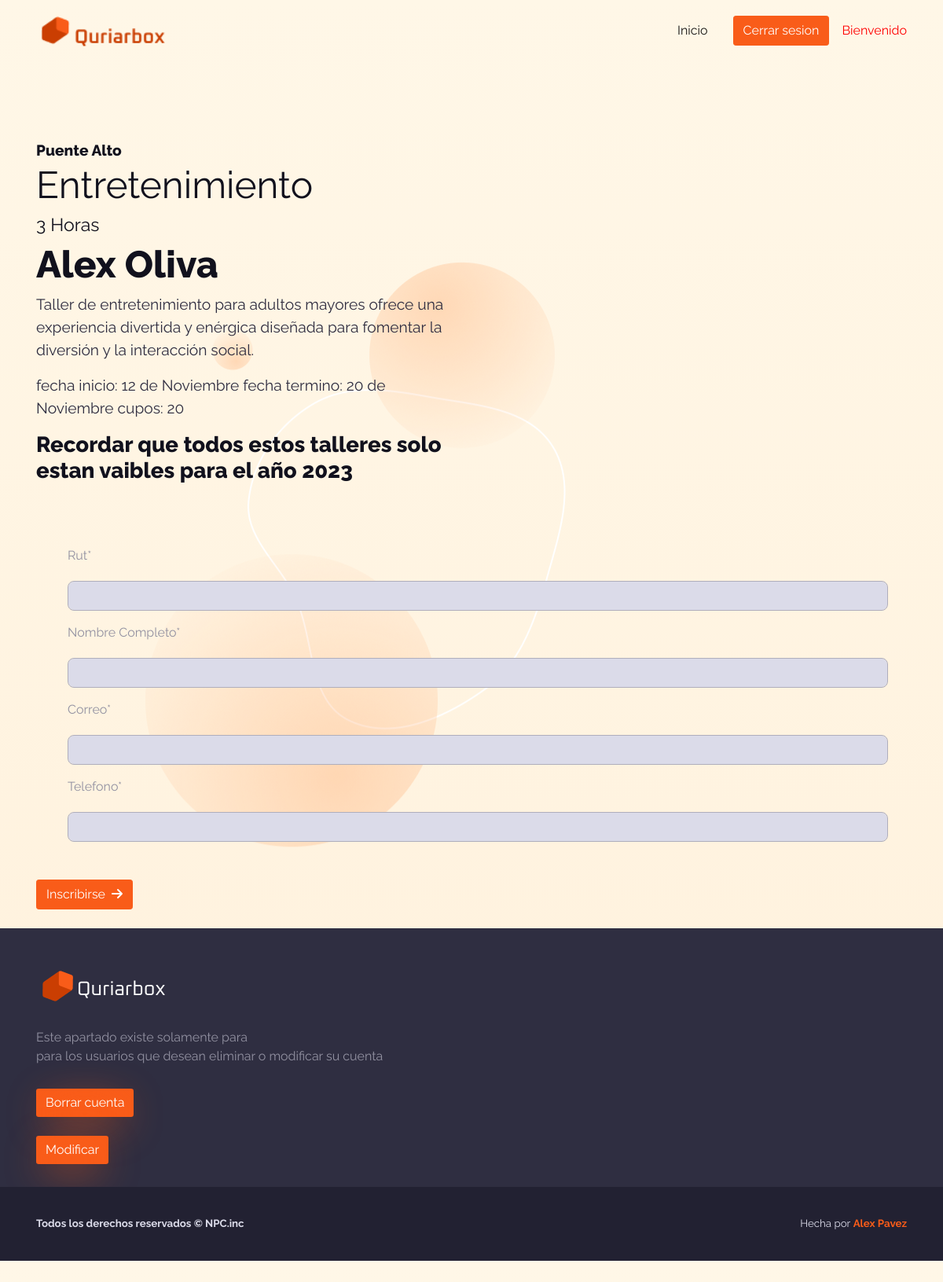
Screenshot of /postulacion/2/ (signed in) with the database file from the repository.
### core/models.py (models this page shows, shortened)
class Taller(models.Model):
    nombre = models.CharField(max_length=50)
    horas = models.IntegerField()
    sala = models.ForeignKey(Sala, on_delete=models.CASCADE)
    descripcion = models.CharField(max_length=500)
    instructor = models.ForeignKey(Instructor, on_delete=models.CASCADE)
    municipalidad = models.ForeignKey(Municipalidad, on_delete=models.CASCADE)
    inscripcion = models.ForeignKey(Inscripcion, on_delete=models.CASCADE)

class Municipalidad(models.Model):
    nombre = models.CharField(max_length=50)
    direccion = models.CharField(max_length=50)
    telefono = models.IntegerField()
    url = models.CharField(max_length=500)
    def __str__(self):
        return self.nombre

class Instructor(models.Model):
    rut = models.CharField(max_length=9)
    nombre_apellido = models.CharField(max_length=80)
    edad = models.IntegerField()
    correo = models.CharField(max_length=50)
    telefono = models.IntegerField()
    fecha_ins = models.CharField(max_length=50)
    def __str__(self):
        return self.nombre_apellido

class Inscripcion(models.Model):
    fecha_inicio = models.CharField(max_length=50)
    fecha_termino = models.CharField(max_length=50)
    cupos = models.IntegerField()
    def __str__(self):
         return str(f'fecha inicio: {self.fecha_inicio} fecha termino: {self.fecha_termino} cupos: {self.cupos}')

### core/views.py (the view, shortened to what this page needs)
# urls.py: path('postulacion/<id>/', postular, name="postular"),
@login_required
def postular(request, id):
    taller = Taller.objects.get(id=id)
    data = {
        'taller': taller,
        'form' : InsForm(),
    }
    return render(request, 'core/postulacion.html', data)

### core/forms.py
class InsForm(forms.Form):
    rut= forms.CharField(label='Rut', max_length=9, widget=forms.TextInput(attrs={'class': 'form-control'}))
    nombre= forms.CharField(label='Nombre Completo', min_length=0, max_length=100, widget=forms.TextInput(attrs={'class': 'form-control'}))
    correo= forms.CharField(label='Correo', min_length=0, max_length=100, widget=forms.TextInput(attrs={'class': 'form-control'}))
    numero= forms.CharField(label='Telefono', min_length=0, max_length=12, widget=forms.TextInput(attrs={'class': 'form-control'}))

### core/templates/core/postulacion.html (shortened to what this page needs)
{% extends 'core/base.html' %}
{% load static %}
{% load crispy_forms_tags %}
{% block contenido %}
    <div class="container">
        <div class="row align-items-center">
            <div class="col-md-75 col-xl-6 col-xxl-5 text-md-start text-center py-8">
                <h4 class="fs-1 mb-1">{{ taller.municipalidad }}</h4>
                <h1 class="fw-normal fs-6 fs-xxl-7">{{ taller.nombre }} </h1> <h1 class="fw-normal fs-2 fs-xxl-7">{{ taller.horas }} Horas</h1>
                <h1 class="fw-bolder fs-6 fs-xxl-7 mb-2">{{ taller.instructor }}</h1>
                <p class="fs-1 mb-3">{{ taller.descripcion }}</p>
                <p class="fs-1 mb-3">{{ taller.inscripcion }}</p>
                <h1 class="fw-bolder fs-3 fs-xxl-7 mb-2">Recordar que todos estos talleres solo estan vaibles para el año 2023</h1>
            </div>
            <form method="post" action="" style="color: black; margin-top: -5%;" id="form">
                <div class="container">
                    <div class="row">
                        <div class="col-12 m-2">
                            <form method="POST" class="my-4">
                                {{ form|crispy }}
                                <br>
                            </form>
                        </div>
                    </div>
                </div>
                <br>
        </div>
        <div style="align-items: center;">
            <a  class="btn btn-primary me-2" href="{% url 'inscribirse' user.id %}" role="button">Inscribirse<i class="fas fa-arrow-right ms-2"></i></a>
        </div>
        <br>
    </div>
{% endblock %}

### rows the page displays
Taller: municipalidad "Puente Alto", nombre "Entretenimiento", horas "3", instructor "Alex Oliva", descripcion "Taller de entretenimiento para adultos mayores ofrece una experiencia divertida y enérgica diseñada para fomentar la diversión y la interacción social.", inscripcion "fecha inicio: 12 de Noviembre fecha termino: 20 de Noviembre cupos: 20"
